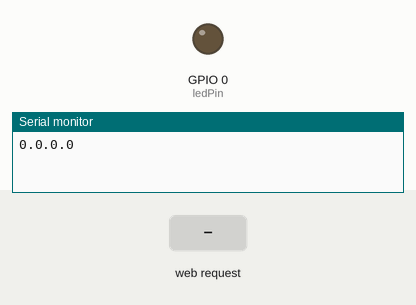
Bench run of a sketch on a simulated ESP8266 (NodeMCU). On the bench: output pins drawn as LEDs (lit = HIGH), the last lines printed to the serial monitor. Inputs (shaded band) come from the test bench. WiFi joins after 1.5 s; servers stay silent unless stated.

Above: at 1.7 s.
1.8 s: HTTP request GET /control/?command=1 received
At 2.2 s:
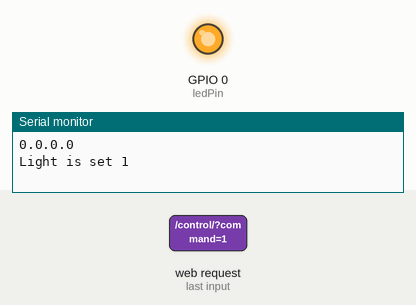
3.3 s: HTTP request GET /control/?command=0 received
At 4.5 s:
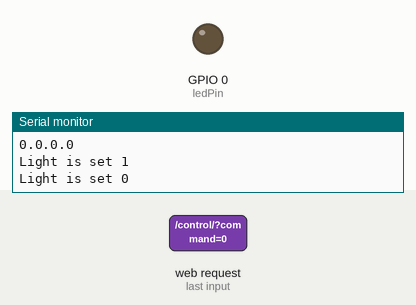
Timing chart, 0 to 6.3 s (numbered marks = the images above; inputs shaded):
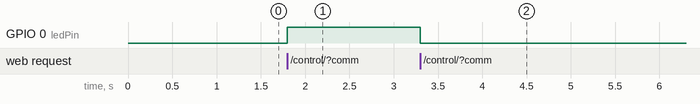

The sketch:

Light_control_from_chrome.ino
```cpp
#include <ESP8266WiFi.h>
#include <WiFiClient.h>
#include <ESP8266WebServer.h>
#include <ESP8266HTTPClient.h>
#include <SoftwareSerial.h>

IPAddress staticIP(192, 168, 43, 105);
IPAddress gateway(192, 168, 43, 1);
IPAddress subnet(255, 255, 255, 0);
IPAddress dns(8, 8, 8, 8);

const int ledPin = 0;

const char* ssid = "some_magic_word";
const char* password = "some_magic_word";
// access point!!
#define AP_SSID "some_magic_word"
#define AP_PASS "some_magic_word"

const char* deviceName = "light_control_UI";
String payload;
String device_key = "secret";
String command = "light_control_UI";
String validation_key = "key";

ESP8266WebServer server(80);

String control_input_on = "<input type=\"hidden\" name=\"control_input\" value=\"1\"></br>";
String submit_input_on = "<input type=\"submit\" style=\"border-radius: 50px 50px 50px 50px;text-align:center;height:150px;font-size:50px;width:400px;color:white;background-color: #00A8A9\" value=\"On\">";

String control_input_off = "<input type=\"hidden\" name=\"control_input\" value=\"0\"></br>";
String submit_input_off = "<input type=\"submit\" style=\"border-radius: 50px 50px 50px 50px;text-align:center;height:150px;font-size:50px;width:400px;color:white;background-color: #f15d3c\" value=\"Off\">";

String div_view = "<div>";
String form_view = "<form style=\"margin-top: 180px;display:flex;flex-direction: column;align-items: center;\" action=\"/ulanyjy\" method=\"POST\">";
String form_end_view = "</form>";
String div_end_view = "</div>";
String html_view = div_view + form_view + control_input_on + submit_input_on + form_end_view + form_view + control_input_off + submit_input_off + form_end_view + div_end_view;


void handlePong() {
  server.send(200, "text/html", device_key);
}


void handleRouteAction() {
  String command = server.arg("command");
  command.trim();

  if (command == "0") {
    Serial.println("Light is set 0");
    digitalWrite(ledPin, 0);
    server.send(200, "text/html", html_view);
  }
  else if (command == "1") {
    Serial.println("Light is set 1");
    digitalWrite(ledPin, 1);
    server.send(200, "text/html", html_view);
  }
  else {
    server.send(200, "text/html", html_view);
  }

  server.send(200, "text/html", "OK");
}

void handleRoot() {
  server.send(200, "text/html", html_view);
}

void handleFormSubmit() {
  if ( !server.hasArg("control_input") || server.arg("control_input") == NULL) {
    server.send(200, "text/html", html_view);
    return;
  }
  if (server.arg("control_input") == "0") {
    Serial.println("Light is set 0");
    digitalWrite(ledPin, 0);
    server.send(200, "text/html", html_view);
  }
  else if (server.arg("control_input") == "1") {
    Serial.println("Light is set 1");
    digitalWrite(ledPin, 1);
    server.send(200, "text/html", html_view);
  }
  else {
    server.send(200, "text/html", html_view);
  }
}


void setup() {
  Serial.begin(115200);
  WiFi.begin(ssid, password);
  WiFi.disconnect();
  WiFi.hostname(deviceName);
  WiFi.config(staticIP, subnet, gateway, dns);

  // Begin Access Point
  WiFi.mode(WIFI_AP_STA);
  // WiFi.softAPConfig(local_IP, gateway, subnet);
  WiFi.softAP(AP_SSID, AP_PASS);
  // WiFi.softAP(AP_SSID, AP_PASS, AP_CHANNEL, AP_HIDDEN, AP_MAX_CON);
  WiFi.begin(ssid, password);

  delay(500);
  Serial.println(WiFi.localIP());

  pinMode(ledPin, OUTPUT);

  server.on("/ping/", handlePong);
  server.on("/control/", handleRouteAction);
  server.on("/validation/", handleRoot);
  server.on("/ulanyjy", handleFormSubmit);
  server.begin();
}

void loop() {
  server.handleClient();
}
```

Measured:
- after the input at 1.8 s, GPIO 0 (ledPin): LOW → HIGH at once
- after the input at 3.3 s, GPIO 0 (ledPin): HIGH → LOW at once
